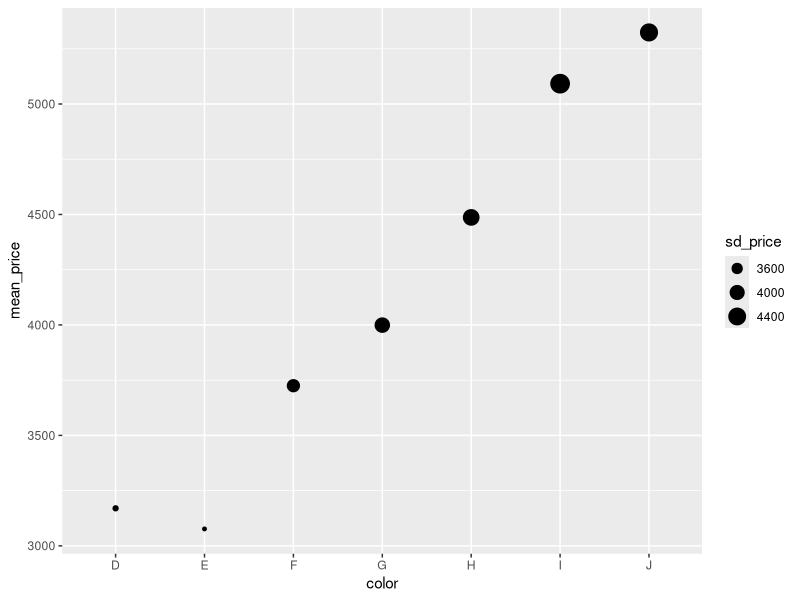

Write R code to recreate this figure.
library(tidyverse)

diamonds %>% 
  group_by(color) %>% 
  summarise(mean_price = mean(price),
            sd_price = sd(price)) %>% 
  ggplot(aes(color, mean_price, size = sd_price), colour = "red") +
  geom_point()
